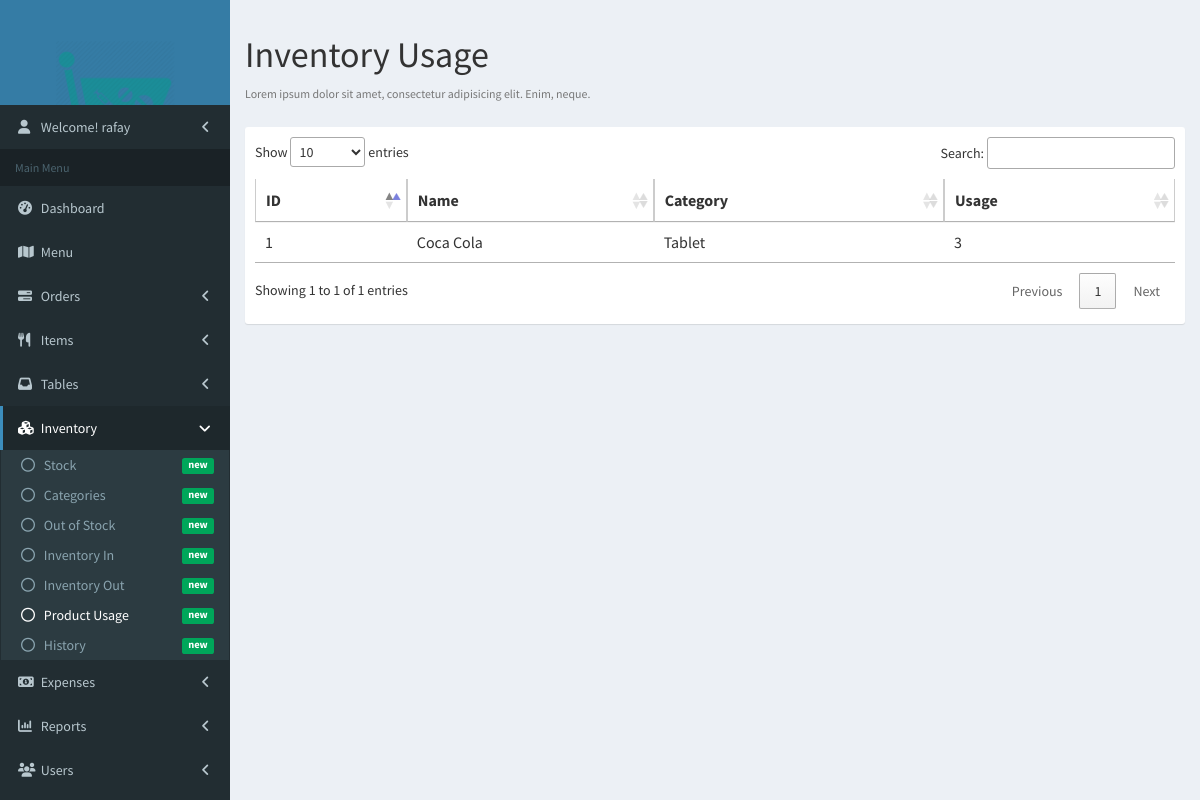
/inventory/rating (signed in), run on the app's committed database.
### app/models.py (models this page shows, shortened)
class User(AbstractUser):
    is_manager = models.BooleanField(default=False)
    is_inventory_manager = models.BooleanField(default=False)

class InventoryOut(models.Model):
    name = models.CharField(max_length=30)
    unit = models.CharField(max_length=30, blank=True, null=True)  # undo nullify
    price = models.IntegerField()
    category = models.ForeignKey(InventoryCategory, on_delete=models.PROTECT)
    description = models.CharField(max_length=300, null=True, blank=True)
    quantity = models.IntegerField(default=1)
    image = models.ImageField(upload_to="inventory/", null=True, blank=True)
    issued_to = models.CharField(max_length=300, null=True, blank=True)
    reason = models.CharField(max_length=300, null=True, blank=True)
    is_returned = models.BooleanField(default=False)
    is_active = models.BooleanField(default=True)
    created_at = models.DateTimeField(auto_now_add=True)
    updated_at = models.DateTimeField(auto_now=True)
    history = HistoricalRecords()

class InventoryCategory(models.Model):
    name = models.CharField(max_length=30)
    description = models.CharField(max_length=300, null=True, blank=True)
    image = models.ImageField(upload_to="categories/inventory/", null=True, blank=True)
    is_active = models.BooleanField(default=True)
    created_at = models.DateTimeField(auto_now_add=True)
    updated_at = models.DateTimeField(auto_now=True)
    history = HistoricalRecords()
    def __str__(self):
        return self.name

### app/views.py (the view)
# urls.py: path('inventory/rating', views.inventory_ratings, name='inventory-rating'),
@login_required
def inventory_ratings(request):
    inventory_rating = InventoryOut.objects.values_list('name').annotate(c=Count('name')).order_by('-c')
    inventory_list = []
    for rating in inventory_rating:
        item = InventoryOut.objects.filter(name=rating[0]).first()
        t = (item, rating[1])
        inventory_list.append(t)
    return render(request, 'app/inventory_rating_list.html', {'object_list': inventory_list})

### app/templates/app/inventory_rating_list.html (shortened to what this page needs)
{% extends 'base.html' %}
{% load static %}
{% block link-inventory %}active{% endblock %}
{% block link-inventory-rating %}active{% endblock %}
{% block content %}
    <div>
        <section class="content-header">
            <div class="row">
                <div class="col-xs-8">
                    <h1>
                        Inventory Usage
                    </h1>
                    <p class="text-muted">
                        <small>Lorem ipsum dolor sit amet, consectetur adipisicing elit. Enim, neque.</small>
                    </p>
                </div>
            </div>
        </section>
    </div>
    <section class="content container-fluid">
        {% if object_list %}
            <div class="row">
                <div class="col-xs-12">
                    <div class="box box-solid">
                        <div class="box-body">
                            <table class="table table-hover" id="data-table">
                                <thead>
                                <tr>
                                    <th>ID</th>
                                    <th>Name</th>
                                    <th>Category</th>
                                    <th>Usage</th>
                                </tr>
                                </thead>
                                <tbody>
                                {% for inventory in object_list %}
                                    <tr>
                                        <td>{{ inventory.0.id }}</td>
                                        <td>{{ inventory.0.name }}</td>
                                        <td>{{ inventory.0.category }}</td>
                                        <td>{{ inventory.1 }}</td>
                                    </tr>
                                {% endfor %}
                                </tbody>
                            </table>
                        </div>
                    </div>
                </div>
            </div>
        {% endif %}
    </section>
{% endblock %}

### app/templates/base.html (shortened to what this page needs)
{% load static %}
<html>
<head>
    <link rel="stylesheet" href="{% static 'app/bower_components/font-awesome/css/font-awesome.min.css' %}">
    <link rel="stylesheet" href="{% static 'app/bower_components/bootstrap/dist/css/bootstrap.min.css' %}">
    <link rel="stylesheet" href="{% static 'app/dist/css/AdminLTE.min.css' %}">
    <link rel="stylesheet" href="{% static 'app/dist/css/skins/skin-blue.min.css' %}">
    <link href="{% static 'app/vendor/datatables-plugins/dataTables.bootstrap.css' %}" rel="stylesheet">
    <link href="{% static 'app/vendor/datatables-responsive/dataTables.responsive.css' %}" rel="stylesheet">
    <link rel="stylesheet" href="//cdn.datatables.net/1.10.19/css/jquery.dataTables.min.css">
    <link rel="stylesheet" href="{% static 'app/dist/css/aroma.css' %}">
</head>
<body class="hold-transition skin-blue sidebar-mini">
<div class="wrapper">
    <header class="main-header">
        <a href="base.html" class="logo">
            <span class="logo-lg">
                    <img src="{% static 'app/images/logo_white.png' %}" alt="" style="width: 60%; margin-top: 40px;">
                </span>
        </a>
    </header>
    <aside class="main-sidebar">
        <section class="sidebar">
            <ul class="sidebar-menu" data-widget="tree">
                <li class="treeview">
                    <a href="#">
                        <i class="fa fa-user"></i>
                        <span>
                            Welcome! {{ user.get_username }}
                        </span>
                        <span class="pull-right-container">
                              <i class="fa fa-angle-left pull-right"></i>
                            </span>
                    </a>
                </li>
            </ul>
            <ul class="sidebar-menu" data-widget="tree">
                <li class="header">Main Menu</li>
                <li class="{% block link-dashboard %}{% endblock %}">
                    <a href="{% url 'index' %}">
                        <i class="fa fa-dashboard"></i> <span>Dashboard</span>
                    </a>
                </li>
                {% if user.is_superuser or user.is_manager or user.is_staff %}
                    <li class="{% block link-menu %}{% endblock %}">
                        <a href="{% url 'menu' %}">
                            <i class="fa fa-map"></i> <span>Menu</span>
                        </a>
                    </li>
                    <li class="treeview {% block link-orders %}{% endblock %}">
                        <a href="#">
                            <i class="fa fa-tasks"></i>
                            <span>Orders</span>
                            <span class="pull-right-container">
                              <i class="fa fa-angle-left pull-right"></i>
                            </span>
                        </a>
                    </li>
                <li class="treeview {% block link-items %}{% endblock %}">
                        <a href="#">
                            <i class="fa fa-cutlery"></i>
                            <span>Items</span>
                            <span class="pull-right-container">
                              <i class="fa fa-angle-left pull-right"></i>
                            </span>
                        </a>
                                {% now 'n' as month %}
                                {% now 'Y' as year %}
                    </li>
                    <li class="treeview {% block link-tables %}{% endblock %}">
                        <a href="#">
                            <i class="fa fa-inbox"></i>
                            <span>Tables</span>
                            <span class="pull-right-container">
                              <i class="fa fa-angle-left pull-right"></i>
                            </span>
                        </a>
                    </li>
                {% endif %}
                {% if user.is_superuser or user.is_manager or user.is_inventory_manager %}
                    <li class="treeview {% block link-inventory %}{% endblock %}">
                        <a href="#">
                            <i class="fa fa-cubes"></i>
                            <span>Inventory</span>
                            <span class="pull-right-container">
                              <i class="fa fa-angle-left pull-right"></i>
                            </span>
                        </a>
                        <ul class="treeview-menu">
                            <li class="{% block link-inventory-details %}{% endblock %}">
                                <a href="{% url 'inventory-list' %}">
                                    <i class="fa fa-circle-o"></i>
                                    <span>Stock</span>
                                    <span class="pull-right-container">
                                      <small class="label pull-right bg-green">new</small>
                                    </span>
                                </a>
                            </li>
                            <li class="{% block link-inventory-categories %}{% endblock %}">
                                <a href="{% url 'inventory-category-list' %}">
                                    <i class="fa fa-circle-o"></i>
                                    <span>Categories</span>
                                    <span class="pull-right-container">
                                      <small class="label pull-right bg-green">new</small>
                                    </span>
                                </a>
                            </li>
                            <li class="{% block link-inventory-stock %}{% endblock %}">
                                <a href="{% url 'inventory-stock' %}">
                                    <i class="fa fa-circle-o"></i>
                                    <span>Out of Stock</span>
                                    <span class="pull-right-container">
                                      <small class="label pull-right bg-green">new</small>
                                    </span>
                                </a>
                            </li>
                            <li class="{% block link-inventory-in %}{% endblock %}">
                                <a href="{% url 'inventory-in' %}">
                                    <i class="fa fa-circle-o"></i>
                                    <span>Inventory In</span>
                                    <span class="pull-right-container">
                                      <small class="label pull-right bg-green">new</small>
                                    </span>
                                </a>
                            </li>
                            <li class="{% block link-inventory-out %}{% endblock %}">
                                <a href="{% url 'inventory-out' %}">
                                    <i class="fa fa-circle-o"></i>
                                    <span>Inventory Out</span>
                                    <span class="pull-right-container">
                                      <small class="label pull-right bg-green">new</small>
                                    </span>
                                </a>
                            </li>
                            <li class="{% block link-inventory-rating %}{% endblock %}">
                                <a href="{% url 'inventory-rating' %}">
                                    <i class="fa fa-circle-o"></i>
                                    <span>Product Usage</span>
                                    <span class="pull-right-container">
                                      <small class="label pull-right bg-green">new</small>
                                    </span>
                                </a>
                            </li>
                            <li>
                                <a href="{% url 'inventory-history' %}">
                                    <i class="fa fa-circle-o"></i>
                                    <span>History</span>
                                    <span class="pull-right-container">
                                      <small class="label pull-right bg-green">new</small>
                                    </span>
                                </a>
                            </li>
                        </ul>
                    </li>
                {% endif %}
                {% if user.is_superuser or user.is_manager %}
                    <li class="treeview {% block link-expense %}{% endblock %}">
                        <a href="#">
                            <i class="fa fa-money"></i>
                            <span>Expenses</span>
                            <span class="pull-right-container">
                              <i class="fa fa-angle-left pull-right"></i>
                            </span>
                        </a>
                    </li>
                    <li class="treeview {% block link-reports %}{% endblock %}">
                        <a href="#">
                            <i class="fa fa-bar-chart"></i>
                            <span>Reports</span>
                            <span class="pull-right-container">
                              <i class="fa fa-angle-left pull-right"></i>
                            </span>
                        </a>
                                {% now 'j' as today %}
                                {% now 'n' as month %}
                                {% now 'Y' as year %}
                                {% now 'n' as month %}
                                {% now 'Y' as year %}
                                {% now 'Y' as year %}
                    </li>
                {% endif %}
                {% if user.is_superuser %}
                    <li class="treeview {% block link-user %}{% endblock %}">
                        <a href="#">
                            <i class="fa fa-group"></i>
                            <span>Users</span>
                            <span class="pull-right-container">
                              <i class="fa fa-angle-left pull-right"></i>
                            </span>
                        </a>
                    </li>
                {% endif %}
            </ul>
        </section>
    </aside>
    <div class="content-wrapper">
        {% block content %}
        {% endblock %}
    </div>
</div>
</body>
</html>

### data on the page
User: get_username "rafay"
InventoryOut: id "1", name "Coca Cola", category.name "Tablet", inventory "3"
